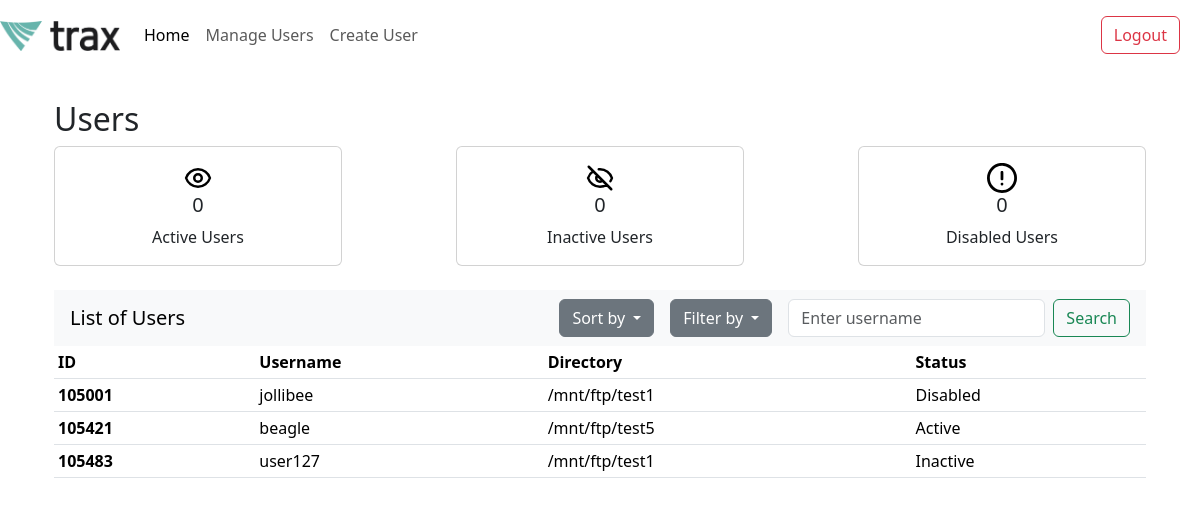
/home (signed in), run on an earlier commit of the app's database.
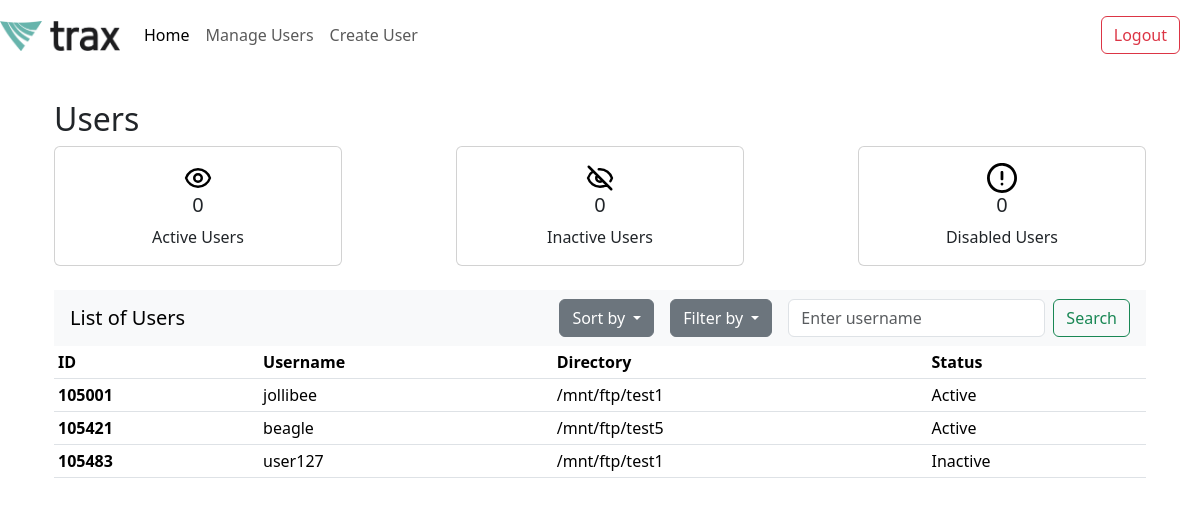
And on a later commit of the database.
### app.py (models this page shows, shortened)
class User(db.Model):
    id = db.Column(db.Integer, primary_key=True)
    username = db.Column(db.String(80), nullable=False, unique=True)
    password = db.Column(db.String(120), nullable=False)
    directory = db.Column(db.String(120), nullable=False)
    status = db.Column(db.String(10), nullable=False)

### app.py (the view)
@app.route('/home', methods=['GET'])
def home():
    if not session.get("username"):
        return redirect("/login")
    sort_by = request.args.get('sort_by', 'id')
    filter_status = request.args.get('filter_by', 'all')
    search_query = request.args.get('search', '')
    users = get_filtered_sorted_users(sort_by, filter_status, search_query)
    return render_template('home.html', users=users)

### app.py (called while the page is built)
def get_filtered_sorted_users(sort_by='id', filter_status='all', search_query=''):
    query = User.query
    if filter_status == 'active':
        query = query.filter_by(status='Active')
    elif filter_status == 'inactive':
        query = query.filter(User.status.in_(['Inactive', 'Disabled']))
    elif filter_status == 'all':
        query = query.filter(User.status.in_(['Active', 'Inactive', 'Disabled']))
    if sort_by == 'username':
        query = query.order_by(User.username)
    elif sort_by == 'id':
        query = query.order_by(User.id)
    elif sort_by == 'directory':
        query = query.order_by(User.directory)
    if search_query:
        query = query.filter(User.username.like(f'%{search_query}%'))  # case insensitive search
    return query.all()

### templates/home.html (shortened to what this page needs)
<!DOCTYPE html>
<html lang="en">
<head>
    <link rel="stylesheet" href="static/home.css">
    <link href="https://cdn.jsdelivr.net/npm/bootstrap@5.3.3/dist/css/bootstrap.min.css" rel="stylesheet">
</head>
<body>
    {% extends "index.html" %}
    {% block content %}
    <div class="container">
        <h2>Users</h2>
        {% include 'card_component.html' %}
        <div class="table-responsive">
            {% include 'user_table.html' %}
        </div>
    </div>
    {% endblock %}

### templates/index.html (shortened to what this page needs)
<!DOCTYPE html>
<html lang="en">
<head>
    <link rel="stylesheet" href="static/home.css">
    <link href="https://cdn.jsdelivr.net/npm/bootstrap@5.3.3/dist/css/bootstrap.min.css" rel="stylesheet">
</head>
<body>
    <nav class="navbar navbar-expand-lg navbar-light" style="background-color: white;" aria-label="Main navigation">
      <a href="{{ url_for('home') }}" class="navbar-brand">
        <img src="{{ url_for('static', filename='img/trax logo.jpg') }}" width="120" height="30" alt="Trax Tech Logo">
      </a>
      <div id="navbarNavAltMarkup" class="collapse navbar-collapse">
        <div class="navbar-nav">
            <a href="{{ url_for('home') }}" class="nav-item nav-link {% if request.endpoint == 'home' %}active{% endif %}">Home</a>
            <a href="#" class="nav-item nav-link">Manage Users</a>
            <a href="#" class="nav-item nav-link">Create User</a>
        </div>
      </div>
      <nav class="navbar navbar-light" style="background-color: white;" aria-label="Secondary navigation">
        <form class="form-inline">
          <button class="btn btn-outline-danger" type="button" style="margin-right: 20px" onclick="logout()">Logout</button>
        </form>
      </nav>
    </nav>
    <section id="content" class="content-section">
      <div class="container">
        {% block content %}{% endblock %}
      </div>
    </section>
</body>
</html>

### templates/card_component.html (shortened to what this page needs)
<!DOCTYPE html>
<html lang="en">
<head>
    <link href="https://cdn.jsdelivr.net/npm/bootstrap@5.3.3/dist/css/bootstrap.min.css" rel="stylesheet">
</head>
<body>
    <div class="card-container d-flex justify-content-between">
        <div class="card text-center" style="width: 18rem;">
            <div class="card-body">
                <img src="static/img/eye-svgrepo-com.svg" alt="Active Card Icon" style="width: 30px; height: 30px;">
                <h5 id="active-users" class="card-title">0</h5>
                <p class="card-text">Active Users</p>
            </div>
        </div>
        <div class="card text-center" style="width: 18rem;">
            <div class="card-body">
                <img src="static/img/eye-slash-svgrepo-com.svg" alt="Inactive Card Icon" style="width: 30px; height: 30px;">
                <h5 id="inactive-users" class="card-title">0</h5>
                <p class="card-text">Inactive Users</p>
            </div>
        </div>
        <div class="card text-center" style="width: 18rem;">
            <div class="card-body">
                <img src="static/img/error-16-svgrepo-com.svg" alt="Disabled Card Icon" style="width: 30px; height: 30px;">
                <h5 id="disabled-users" class="card-title">0</h5>
                <p class="card-text">Disabled Users</p>
            </div>
        </div>
    </div>
</body>
</html>

### templates/user_table.html (shortened to what this page needs)
<!DOCTYPE html>
<html lang="en">
<head>
    <link href="https://cdn.jsdelivr.net/npm/bootstrap@5.3.3/dist/css/bootstrap.min.css" rel="stylesheet">
</head>
<body>
    <nav class="navbar navbar-light bg-light justify-content-between mt-4">
        <a class="navbar-brand ms-3">List of Users</a>
        <form class="form-inline d-flex align-items-center">
            <div class="dropdown me-3">
                <button class="btn btn-secondary dropdown-toggle" data-bs-toggle="dropdown" type="button" id="sortDropdown" aria-expanded="false">
                    Sort by
                </button>
            </div>
            <div class="dropdown me-3">
                <button class="btn btn-secondary dropdown-toggle" data-bs-toggle="dropdown" type="button" id="filterDropdown" aria-expanded="false">
                    Filter by
                </button>
            </div>
            <input class="form-control mr-sm-5" type="search" placeholder="Enter username" aria-label="Search" name="search" value="{{ request.args.get('search', '') }}"">
            <button class="btn btn-outline-success ms-2 me-3 my-2 my-sm-0" type="submit">Search</button>
        </form>
    </nav>
    <table class="table table-hover table-sm">
        <thead>
          <tr>
            <th scope="col">ID</th>
            <th scope="col">Username</th>
            <th scope="col">Directory</th>
            <th scope="col">Status</th>
          </tr>
        </thead>
        <tbody>
            {% if users %}
                {% for user in users %}
                <tr class="user-row" data-user-id="{{ user.id }}">
                    <th scope="row">{{ user.id }}</th>
                    <td>{{ user.username }}</td>
                    <td>{{ user.directory }}</td>
                    <td>{{ user.status }}</td>
                </tr>
                {% endfor %}
            {% else %}
                <tr>
                    <td colspan="4" class="text-center">No users found</td>
                </tr>
            {% endif %}
        </tbody>
    </table>
</body>
</html>

### static/home.css (style rules this page uses)
.content-section { margin: 30px; }

What changed in the data, as far as the page shows it:
changed User "jollibee": status "Disabled" → "Active"
